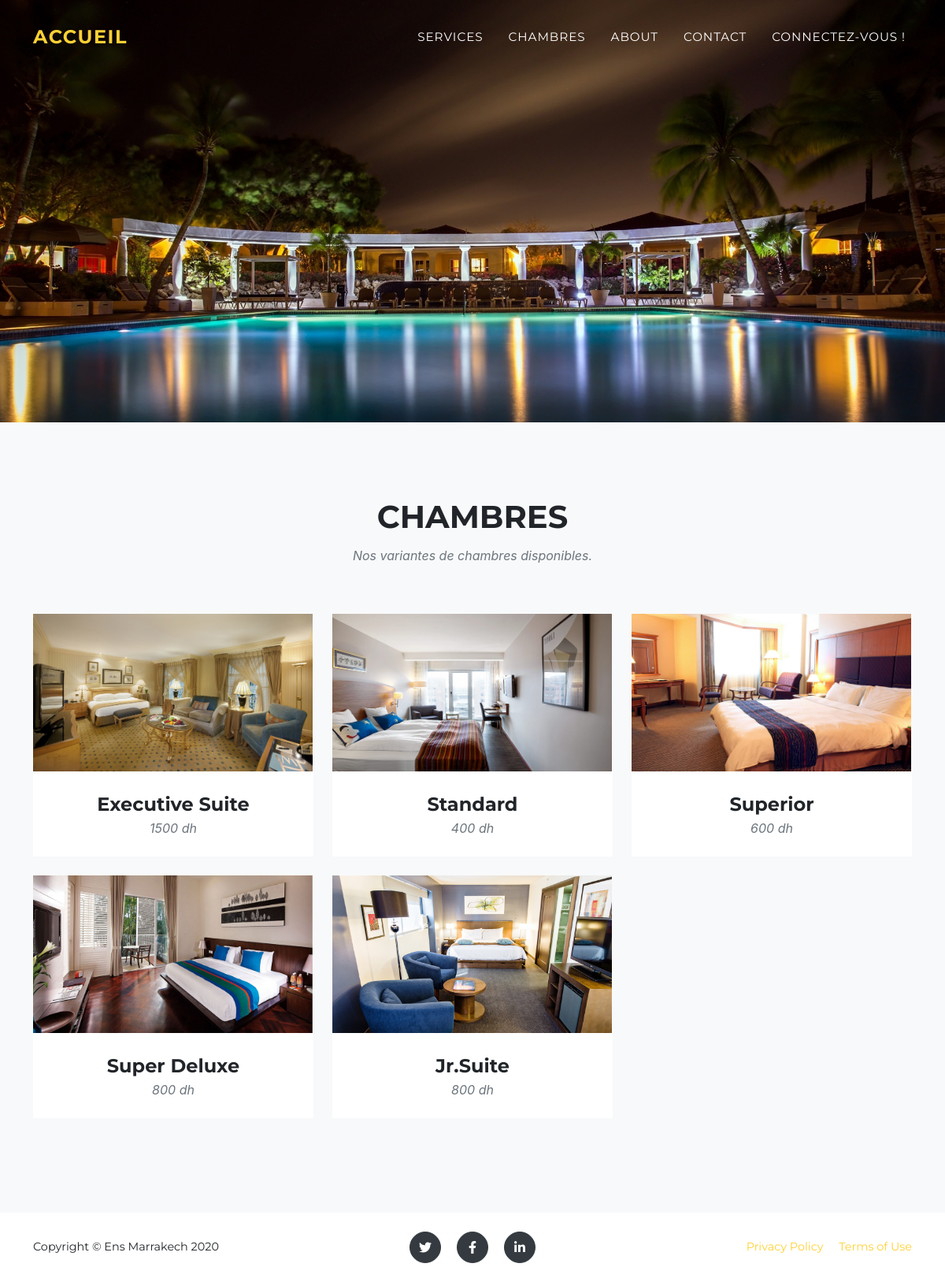
/chambres.php, run on the app's committed database.
### tables this page shows
CREATE TABLE IF NOT EXISTS `chambre` (
  `id_chambre` int(11) NOT NULL AUTO_INCREMENT,
  `type` varchar(30) NOT NULL,
  `prix` varchar(10) NOT NULL,
  `photo` varchar(50) NOT NULL,
  `description` text NOT NULL,
  PRIMARY KEY (`id_chambre`)
);

### chambres.php (the view, shortened to what this page needs)
<!DOCTYPE html>
<html lang="en">
    <head>
        <link href="css/styles.css" rel="stylesheet" />
    </head>
    <body id="page-top">
        <nav class="navbar navbar-expand-lg navbar-dark fixed-top" id="mainNav">
            <div class="container">
                <a class="navbar-brand js-scroll-trigger" href="index.php">Accueil</a>
                <div class="collapse navbar-collapse" id="navbarResponsive">
                    <ul class="navbar-nav text-uppercase ml-auto">
                        <li class="nav-item"><a class="nav-link js-scroll-trigger" href="#services">Services</a></li>
                        <li class="nav-item"><a class="nav-link js-scroll-trigger" href="chambres.php">Chambres</a></li>
                        <li class="nav-item"><a class="nav-link js-scroll-trigger" href="#about">About</a></li>
                        <li class="nav-item"><a class="nav-link js-scroll-trigger" href="#contact">Contact</a></li>
                        <?php
                            if(!isset($_SESSION['id'])){
                                echo '<li class="nav-item"><a class="nav-link js-scroll-trigger" href="login.php">Connectez-vous !</a></li>';
                            }
                            else{
                                $prenom = $_SESSION['prenom'];
                                echo '<li class="nav-item"><a class="nav-link js-scroll-trigger">'. $prenom. '</a></li>';
                                echo '<li class="nav-item"><a class="nav-link js-scroll-trigger" href="login/logout.php">Deconnexion</a></li>';
                            }
                        ?>
                    </ul>
                </div>
            </div>
        </nav>
         <header class="masthead">
        </header>
                <section class="page-section bg-light" id="portfolio">
            <div class="container">
                <div class="text-center">
                    <h2 class="section-heading text-uppercase">Chambres</h2>
                    <h3 class="section-subheading text-muted">Nos variantes de chambres disponibles.</h3>
                </div>
                <div class="row">
                    <?php
                        require_once "admin/connect.php";
                        $query = $conn->query("SELECT * FROM `chambre` ORDER BY `prix` ASC") or die(mysql_error());
                        while($fetch = $query->fetch_array()){
                    ?>
                    <div class="col-lg-4 col-sm-6 mb-4">
                        <div class="portfolio-item">
                            <a class="portfolio-link" data-toggle="modal" href = "<?php echo "#modal".$fetch['id_chambre'] ?>">
                                <img  src="assets/img/chambres/<?php echo $fetch['photo']?>" height = "200" width = "355" alt="" />
                            </a>
                            <div class="portfolio-caption">
                                <div class="portfolio-caption-heading"><?php echo $fetch['type'] ?></div>
                                <div class="portfolio-caption-subheading text-muted"><?php echo $fetch['prix'] . " dh" ?></div>
                            </div>
                        </div>
                    </div>
                    <?php
                        }
                    ?>
                </div>
            </div>
        </section>
               <footer class="footer py-4">
            <div class="container">
                <div class="row align-items-center">
                    <div class="col-lg-4 text-lg-left">Copyright © Ens Marrakech 2020</div>
                    <div class="col-lg-4 my-3 my-lg-0">
                        <a class="btn btn-dark btn-social mx-2" href="#!"><i class="fab fa-twitter"></i></a>
                        <a class="btn btn-dark btn-social mx-2" href="#!"><i class="fab fa-facebook-f"></i></a>
                        <a class="btn btn-dark btn-social mx-2" href="#!"><i class="fab fa-linkedin-in"></i></a>
                    </div>
                    <div class="col-lg-4 text-lg-right">
                        <a class="mr-3" href="#!">Privacy Policy</a>
                        <a href="#!">Terms of Use</a>
                    </div>
                </div>
            </div>
    </body>
</html>

### data on the page
chambre: photo (picture), type "Executive Suite", prix "1500"
chambre: photo (picture), type "Standard", prix "400"
chambre: photo (picture), type "Superior", prix "600"
chambre: photo (picture), type "Super Deluxe", prix "800"
chambre: photo (picture), type "Jr.Suite", prix "800"
